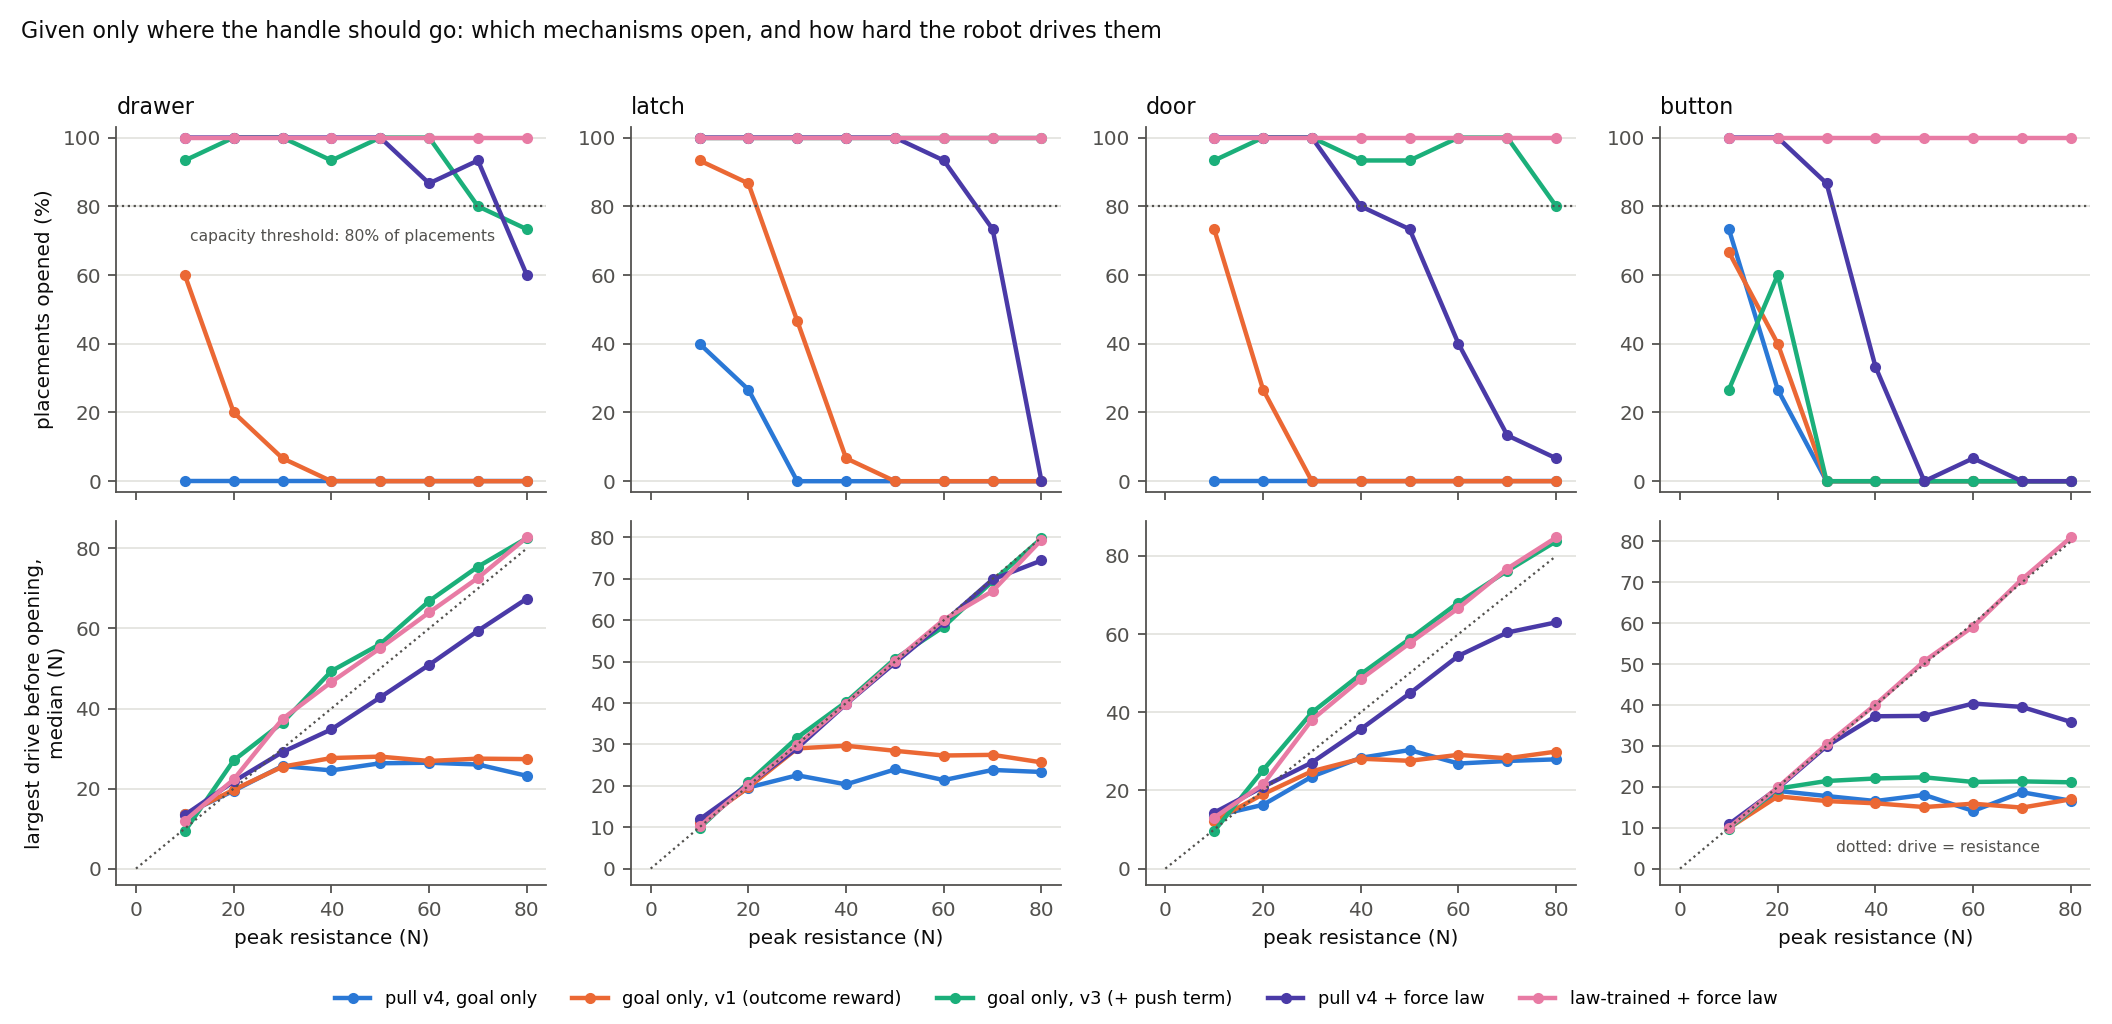

The Python source for this figure:
"""Which mechanisms each policy opens, by resistance, and how hard it drove them.

Reads recorded `mech_eval` runs (`results/week_02/runs/<id>/mech_eval.json`), so it redraws from the
record without a simulator. Week 2 log, 2026-09-24, "The goal is the input".

    python3 results/week_02/figures/mech_capacity.py <run id>=<label> [<run id>=<label> ...] [--out NAME] [--title TEXT]

`--out` names the image (default `mech_capacity.png`): `mech_capacity_test.png` is the held-out test set. A label
may end in `@<slot>` to fix its colour slot, so a policy keeps its colour from one figure to the next.
"""
from __future__ import annotations

import json
import sys
from pathlib import Path

import matplotlib

matplotlib.use("Agg")
import matplotlib.pyplot as plt  # noqa: E402

HERE = Path(__file__).resolve().parent
RUNS = HERE.parent / "runs"
#: Categorical slots in fixed order (the reference palette), one per policy as given on the command line.
SERIES = ("#2a78d6", "#eb6834", "#1baf7a", "#4a3aa7", "#e87ba4")
INK, MUTED, GRID = "#0b0b0b", "#52514e", "#e4e3df"
ORDER = ("drawer", "latch", "door", "button", "lid", "bolt")


def main(argv: list[str]) -> None:
    out, title, pairs = "mech_capacity.png", None, []
    args = iter(argv)
    for arg in args:
        if arg == "--out":
            out = next(args)
        elif arg == "--title":
            title = next(args)
        else:
            pairs.append(arg)
    runs, slots = [], []
    for pair in pairs:
        run_id, label = pair.split("=", 1)
        slot = len(runs)
        if "@" in label:
            label, slot = label.rsplit("@", 1)
            slot = int(slot)
        runs.append((label, json.loads((RUNS / run_id / "mech_eval.json").read_text())))
        slots.append(slot)
    colours = [SERIES[s] for s in slots]
    # The evaluation's own order; the summary's JSON is written with sorted keys.
    kinds = [k for k in ORDER if k in runs[0][1]["kinds"]]

    plt.rcParams.update({"font.size": 9, "axes.edgecolor": MUTED, "axes.labelcolor": INK, "xtick.color": MUTED,
                         "ytick.color": MUTED, "axes.spines.top": False, "axes.spines.right": False})
    fig, axes = plt.subplots(2, len(kinds), figsize=(3.3 * len(kinds), 6.4), sharex=True)
    for column, kind in enumerate(kinds):
        top, bottom = axes[0, column], axes[1, column]
        for (label, summary), colour in zip(runs, colours):
            rows = summary["kinds"][kind]["by_level"]
            levels = [r["level_n"] for r in rows]
            top.plot(levels, [100.0 * r["opened"] / r["of"] for r in rows], color=colour, lw=2, marker="o", ms=4,
                     label=label)
            drive = [(r["level_n"], r["peak_drive_n"]) for r in rows if r["peak_drive_n"] is not None]
            bottom.plot([d[0] for d in drive], [d[1] for d in drive], color=colour, lw=2, marker="o", ms=4)
        top.axhline(80.0, color=MUTED, lw=1, ls=":")
        top.set_ylim(-3, 103)
        top.set_title(f"{kind}", fontsize=10, color=INK, loc="left")
        top.grid(axis="y", color=GRID, lw=0.8)
        top.set_ylabel("placements opened (%)" if column == 0 else "")
        top_levels = [r["level_n"] for r in runs[0][1]["kinds"][kind]["by_level"]]
        bottom.plot([0, max(top_levels)], [0, max(top_levels)], color=MUTED, lw=1, ls=":")
        bottom.set_xlabel("peak resistance (N)")
        bottom.set_ylabel("largest drive before opening,\nmedian (N)" if column == 0 else "")
        bottom.grid(axis="y", color=GRID, lw=0.8)
    axes[0, 0].annotate("capacity threshold: 80% of placements", (11, 70), color=MUTED, fontsize=7)
    axes[1, -1].annotate("dotted: drive = resistance", (32, 4), color=MUTED, fontsize=7)
    fig.suptitle(title or "Given only where the handle should go: which mechanisms open, and how hard the robot drives them",
                 fontsize=10, color=INK, x=0.01, ha="left")
    handles, labels = axes[0, 0].get_legend_handles_labels()
    fig.tight_layout(rect=(0, 0.05, 1, 0.97))
    fig.legend(handles, labels, loc="lower center", ncol=len(labels), frameon=False, fontsize=8)
    fig.savefig(HERE / out, dpi=160)


if __name__ == "__main__":
    main(sys.argv[1:])
